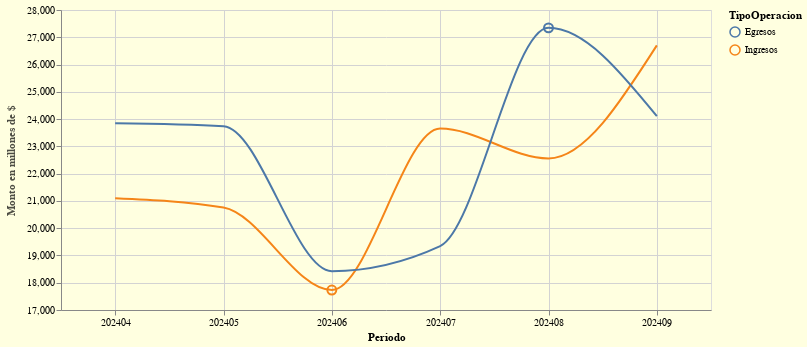

The code cell stored with this chart in its notebook:
### Code cell
Grafico.show()

### Figure 1 — Vega-Lite specification as saved in the notebook (floating-point values rounded to 4 significant figures; data arrays with more than 128 entries replaced by an {"elided": "..."} marker saying what was removed)
{"config": {"view": {"continuousWidth": 300, "continuousHeight": 300, "fill": "lightwhite"}, "background": "lightyellow"}, "layer": [{"data": {"name": "data-08331b99f1751fe490c6fcd36a061f86"}, "mark": {"type": "line", "interpolate": "monotone"}, "encoding": {"color": {"field": "TipoOperacion", "type": "nominal"}, "x": {"axis": {"grid": true, "gridColor": "lightgray", "labelAngle": 0, "title": "Periodo"}, "field": "Periodo", "type": "nominal"}, "y": {"aggregate": "sum", "axis": {"grid": true, "gridColor": "lightgray", "title": "Monto en millones de $", "titleOpacity": 0.7, "titlePadding": 10}, "field": "Monto", "scale": {"domain": [17550.0, 27620.0]}, "type": "quantitative"}}}, {"data": {"name": "data-8770b7357754279e7b94764ccb8932a1"}, "mark": {"type": "point", "size": 80}, "encoding": {"color": {"field": "TipoOperacion", "type": "nominal"}, "x": {"field": "Periodo", "type": "nominal"}, "y": {"aggregate": "sum", "field": "Monto", "type": "quantitative"}}, "transform": [{"filter": "datum.Monto == 27345.501624 || datum.Monto == 17732.233375"}]}], "width": 650, "$schema": "https://vega.github.io/schema/vega-lite/v5.20.1.json", "datasets": {"data-08331b99f1751fe490c6fcd36a061f86": {"elided": "162 records"}, "data-8770b7357754279e7b94764ccb8932a1": [{"Periodo": 202404, "TipoOperacion": "Egresos", "Monto": 23850.0}, {"Periodo": 202404, "TipoOperacion": "Ingresos", "Monto": 21100.0}, {"Periodo": 202405, "TipoOperacion": "Egresos", "Monto": 23740.0}, {"Periodo": 202405, "TipoOperacion": "Ingresos", "Monto": 20760.0}, {"Periodo": 202406, "TipoOperacion": "Egresos", "Monto": 18430.0}, {"Periodo": 202406, "TipoOperacion": "Ingresos", "Monto": 17730.0}, {"Periodo": 202407, "TipoOperacion": "Egresos", "Monto": 19340.0}, {"Periodo": 202407, "TipoOperacion": "Ingresos", "Monto": 23650.0}, {"Periodo": 202408, "TipoOperacion": "Egresos", "Monto": 27350.0}, {"Periodo": 202408, "TipoOperacion": "Ingresos", "Monto": 22560.0}, {"Periodo": 202409, "TipoOperacion": "Egresos", "Monto": 24110.0}, {"Periodo": 202409, "TipoOperacion": "Ingresos", "Monto": 26700.0}]}}
